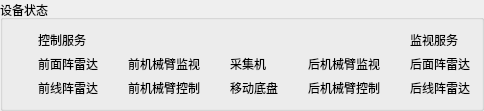
     <widget class="QGroupBox" name="groupBox_7">
      <property name="sizePolicy">
       <sizepolicy hsizetype="Preferred" vsizetype="Preferred">
        <horstretch>0</horstretch>
        <verstretch>0</verstretch>
       </sizepolicy>
      </property>
      <property name="title">
       <string>设备状态</string>
      </property>
      <layout class="QGridLayout" name="gridLayout_5">
       <item row="0" column="1">
        <widget class="QLabel" name="label_225">
         <property name="text">
          <string>控制服务</string>
         </property>
        </widget>
       </item>
       <item row="1" column="7">
        <widget class="QLabel" name="label_266">
         <property name="text">
          <string>采集机</string>
         </property>
        </widget>
       </item>
       <item row="1" column="4">
        <widget class="QLabel" name="label_260">
         <property name="text">
          <string>前机械臂监视</string>
         </property>
        </widget>
       </item>
       <item row="1" column="6">
        <widget class="c_Fr_Light" name="Scan_Working_State" native="true">
         <layout class="QGridLayout" name="gridLayout_87"/>
        </widget>
       </item>
       <item row="3" column="11">
        <widget class="QLabel" name="label_267">
         <property name="text">
          <string>后机械臂控制</string>
         </property>
        </widget>
       </item>
       <item row="0" column="13">
        <widget class="c_Fr_Light" name="Local_Monitor_Working_State" native="true">
         <layout class="QGridLayout" name="gridLayout_93"/>
        </widget>
       </item>
       <item row="3" column="1">
        <widget class="QLabel" name="label_264">
         <property name="text">
          <string>前线阵雷达</string>
         </property>
        </widget>
       </item>
       <item row="3" column="14">
        <widget class="QLabel" name="label_268">
         <property name="text">
          <string>后线阵雷达</string>
         </property>
        </widget>
       </item>
       <item row="3" column="13">
        <widget class="c_Fr_Light" name="Meijidenki_21_Working_State" native="true">
         <layout class="QGridLayout" name="gridLayout_91"/>
        </widget>
       </item>
       <item row="1" column="1">
        <widget class="QLabel" name="label_259">
         <property name="text">
          <string>前面阵雷达</string>
         </property>
        </widget>
       </item>
       <item row="3" column="7" colspan="2">
        <widget class="QLabel" name="label_261">
         <property name="sizePolicy">
          <sizepolicy hsizetype="Preferred" vsizetype="Preferred">
           <horstretch>0</horstretch>
           <verstretch>0</verstretch>
          </sizepolicy>
         </property>
         <property name="text">
          <string>移动底盘</string>
         </property>
        </widget>
       </item>
       <item row="1" column="0">
        <widget class="c_Fr_Light" name="Hypersen_30_Working_State" native="true">
         <layout class="QGridLayout" name="gridLayout_62"/>
        </widget>
       </item>
       <item row="1" column="13">
        <widget class="c_Fr_Light" name="Hypersen_31_Working_State" native="true">
         <layout class="QGridLayout" name="gridLayout_90"/>
        </widget>
       </item>
       <item row="3" column="0">
        <widget class="c_Fr_Light" name="Meijidenki_20_Working_State" native="true">
         <layout class="QGridLayout" name="gridLayout_82"/>
        </widget>
       </item>
       <item row="0" column="14">
        <widget class="QLabel" name="label_228">
         <property name="text">
          <string>监视服务</string>
         </property>
        </widget>
       </item>
       <item row="3" column="4">
        <widget class="QLabel" name="label_265">
         <property name="text">
          <string>前机械臂控制</string>
         </property>
        </widget>
       </item>
       <item row="3" column="3">
        <widget class="c_Fr_Light" name="Jaka_120_Remote_Working_State" native="true">
         <layout class="QGridLayout" name="gridLayout_85"/>
        </widget>
       </item>
       <item row="0" column="0">
        <widget class="c_Fr_Light" name="Local_Remote_Working_State" native="true">
         <layout class="QGridLayout" name="gridLayout_6"/>
        </widget>
       </item>
       <item row="1" column="14">
        <widget class="QLabel" name="label_263">
         <property name="text">
          <string>后面阵雷达</string>
         </property>
        </widget>
       </item>
       <item row="1" column="3">
        <widget class="c_Fr_Light" name="Jaka_120_Monitor_Working_State" native="true">
         <layout class="QGridLayout" name="gridLayout_83"/>
        </widget>
       </item>
       <item row="1" column="11">
        <widget class="QLabel" name="label_262">
         <property name="text">
          <string>后机械臂监视</string>
         </property>
        </widget>
       </item>
       <item row="3" column="6">
        <widget class="c_Fr_Light" name="RGV_Working_State" native="true">
         <layout class="QGridLayout" name="gridLayout_86"/>
        </widget>
       </item>
       <item row="3" column="10">
        <widget class="c_Fr_Light" name="Jaka_121_Remote_Working_State" native="true">
         <layout class="QGridLayout" name="gridLayout_89"/>
        </widget>
       </item>
       <item row="1" column="10">
        <widget class="c_Fr_Light" name="Jaka_121_Monitor_Working_State" native="true">
         <layout class="QGridLayout" name="gridLayout_88"/>
        </widget>
       </item>
      </layout>
     </widget>
